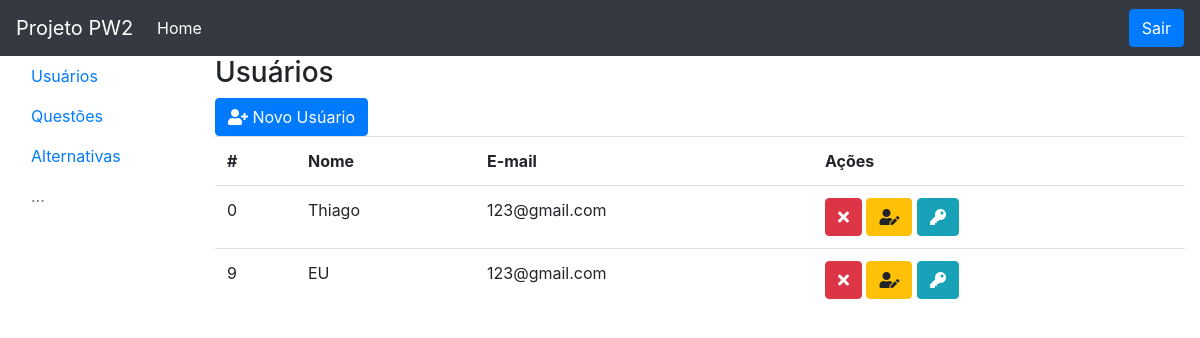
Screenshot of /usuarios (signed in) with the database file from the repository.
### tables this page shows
CREATE TABLE `usuario` (
  `idUsuario` int(11) NOT NULL,
  `nome` varchar(200) NOT NULL,
  `email` varchar(200) NOT NULL,
  `senha` varchar(200) NOT NULL
);

### UsuarioDAO.php (called while the page is built, shortened)
<?php
class UsuarioDAO
{
    private $con;
    public function __construct()
    {
        $this->con = mysqli_connect(DB_SERVER, DB_USER, DB_PASS, DB_NAME);
    }
    public function buscar()
    {
        $sql = 'SELECT * FROM usuario';
        $rs = $this->con->query($sql);
        $listaDeUsuarios = array();
        while ($lista = $rs->fetch_object()) {
            $listaDeUsuarios[] = $lista;
        }
        return $listaDeUsuarios;
    }
}

### usuarios.php (the view, shortened to what this page needs)
<?php
include 'UsuarioDAO.php';
$usuarioDAO = new UsuarioDAO();
$lista = $usuarioDAO->buscar();
include 'cabecalho.php';
include 'menu.php';
?>
            <div class="col-10">
                <h3>Usuários</h3>
                <button type="button" class="btn btn-primary" data-toggle="modal" data-target="#modalnovo">
                    <i class="fas fa-user-plus"></i>
                    Novo Usúario
                </button>
                <table class="table">
                    <tr>
                        <th>#</th>
                        <th>Nome</th>
                        <th>E-mail</th>
                        <th>Ações</th>
                    </tr>
                    <?php foreach ($lista as $usuario): ?>
                    <tr>
                        <td><?= $usuario->idUsuario; ?></td>
                        <td><?= $usuario->nome; ?></td>
                        <td><?= $usuario->email; ?></td>
                        <td>
                            <a class="btn btn-danger"
                                href="UsuarioController.php?acao=apagar&id=<?= $usuario->idUsuario; ?>">
                                <i class="fas fa-times"></i>
                            </a>
                            <button type="button" class="btn btn-warning alterar-nome" data-toggle="modal"
                                data-target="#modalnome" data-id="<?= $usuario->idUsuario; ?>">
                                <i class="fas fa-user-edit"></i>
                            </button>
                            <button type="button" class="btn btn-info alterar-senha" data-toggle="modal"
                                data-target="#modalsenha" data-id="<?= $usuario->idUsuario; ?>">
                                <i class="fas fa-key"></i>
                            </button>
                        </td>
                    </tr>
                    <?php endforeach; ?>
                </table>
            </div>
        </div>
    </div>
</body>
<html>

### rows the page displays
usuario: idUsuario "0", nome "Thiago", email "123@gmail.com"
usuario: idUsuario "9", nome "EU", email "123@gmail.com"
